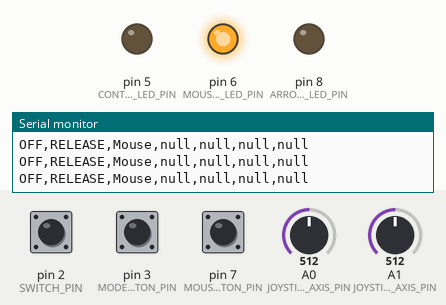
Simulated run of this sketch. Board: Arduino Leonardo, built with avr-gcc and run on an emulated ATmega32U4. Shown: output pins drawn as LEDs (lit = HIGH), the last lines printed to the serial monitor. Inputs (shaded band) come from the test bench; at power-on: pin 2 (SWITCH_PIN) HIGH, pin 3 (MODE_BUTTON_PIN) HIGH, pin 7 (MOUSE_BUTTON_PIN) HIGH, A0 (JOYSTICK_X_AXIS_PIN) = 512, A1 (JOYSTICK_Y_AXIS_PIN) = 512. USB keyboard and mouse output is not drawn.

Above: at 1.2 s.
1.3 s: pin 2 (SWITCH_PIN) pulled LOW for 0.15 s
At 1.6 s:
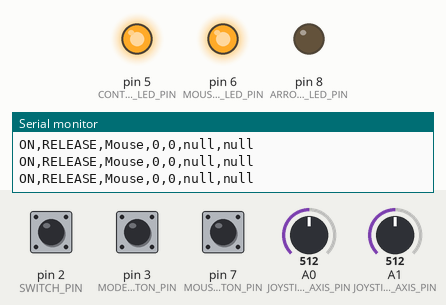
2.9 s: pin 3 (MODE_BUTTON_PIN) pulled LOW for 0.15 s
At 4.1 s:
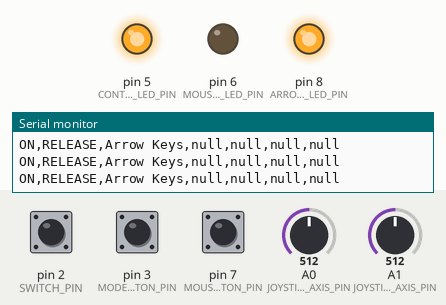
4.5 s: pin 2 (SWITCH_PIN) pulled LOW for 1 s
At 5.5 s:
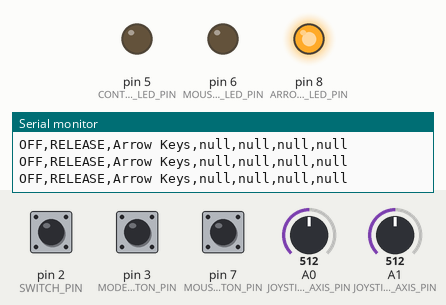
8.6 s: pin 3 (MODE_BUTTON_PIN) pulled LOW for 1 s
At 9.8 s:
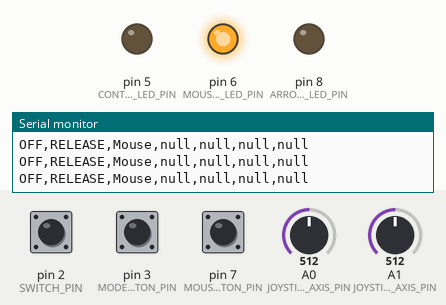
Timing chart, 0 to 11.6 s (numbered marks = the images above; inputs shaded):
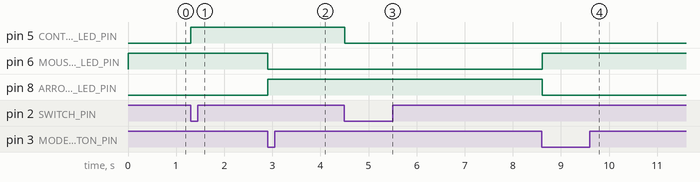

The sketch:

BluetoothJoystickControlSystem.ino
```cpp
/*
 Bluetooth Joystick Controller
  This program allows a joystick to control mouse movements or arrow keys via Bluetooth.
  It supports two modes: Mouse mode and Arrow Keys mode.
*/

// Libraries
#include <Wire.h>
#include <SoftwareSerial.h>
#include <Mouse.h>
#include <avr/wdt.h>

// Bluetooth Communication Pins
const int BLUETOOTH_RX_PIN = 10;
const int BLUETOOTH_TX_PIN = 11;

// Button and Switch Pins
const int SWITCH_PIN = 2;          // Toggle mouse control
const int MODE_BUTTON_PIN = 3;     // Mode switching button
const int MOUSE_BUTTON_PIN = 7;    // Pushbutton for left-click (In Mouse Mode) or Enter (In Arrow Keys Mode)

// Joystick Pins
const int JOYSTICK_X_AXIS_PIN = A0;
const int JOYSTICK_Y_AXIS_PIN = A1;

// LED Pins
const int CONTROL_LED_PIN = 5;     // LED to indicate control state (On or Off)
const int MOUSE_MODE_LED_PIN = 6;  // LED for Mouse mode
const int ARROW_KEYS_LED_PIN = 8;  // LED for Arrow Keys mode

// Joystick Calibration Constants
const int JOYSTICK_RANGE = 5;      // Output range of X or Y movement
const int JOYSTICK_THRESHOLD = JOYSTICK_RANGE / 2; // Resting threshold for joystick
const int JOYSTICK_NEUTRAL_CENTER_X = 425; // Center value for the X-axis
const int JOYSTICK_NEUTRAL_CENTER_Y = 440; // Center value for the Y-axis
const int JOYSTICK_DEAD_ZONE = 15; // Dead zone around the center

// Speed Management Constants
const unsigned long SPEED_INCREASE_INTERVAL = 500; // Increase speed every 500ms
const int MAX_SPEED = JOYSTICK_RANGE;
const int MIN_SPEED = JOYSTICK_RANGE / 2;

// Modes
enum Mode { MOUSE, ARROW_KEYS };
Mode currentMode = MOUSE;

// States
bool mouseIsActive = false;       // Whether mouse control is active
int lastSwitchState = HIGH;       // Previous switch state
int lastModeButtonState = HIGH;   // Previous mode button state
bool mouseClicked = false;        // State of the mouse click

// Axis State Structure
struct AxisState {
  int speed;
  unsigned long lastMovementTime;
};
AxisState xState = {MIN_SPEED, 0};
AxisState yState = {MIN_SPEED, 0};

// Initialization
void setup() {
  Serial.begin(9600);
  SoftwareSerial Bluetooth(BLUETOOTH_RX_PIN, BLUETOOTH_TX_PIN); // RX, TX
  Bluetooth.begin(9600);

  // Pin configuration
  pinMode(SWITCH_PIN, INPUT_PULLUP);
  pinMode(MODE_BUTTON_PIN, INPUT_PULLUP);
  pinMode(MOUSE_BUTTON_PIN, INPUT_PULLUP);
  pinMode(CONTROL_LED_PIN, OUTPUT);
  pinMode(MOUSE_MODE_LED_PIN, OUTPUT);
  pinMode(ARROW_KEYS_LED_PIN, OUTPUT);

  // Initialize Mouse control
  Mouse.begin();
  digitalWrite(MOUSE_MODE_LED_PIN, HIGH); // Default to Mouse mode
}

// Main Loop
void loop() {
  handleModeSwitch();    // Handle mode switching
  handleMouseToggle();   // Toggle mouse control
  handleMouseClick();    // Handle mouse clicks or Enter key
  sendControlData();     // Send control data via Bluetooth
  delay(5);              // Small delay for stability
}

// Toggle Mouse Control
void handleMouseToggle() {
  int switchState = digitalRead(SWITCH_PIN);
  if (switchState != lastSwitchState && switchState == LOW) {
    mouseIsActive = !mouseIsActive;
    digitalWrite(CONTROL_LED_PIN, mouseIsActive ? HIGH : LOW); // Update control state LED
    Serial.println(mouseIsActive ? "Mouse Control: ON" : "Mouse Control: OFF");
  }
  lastSwitchState = switchState;
}

// Handle Mode Switching
void handleModeSwitch() {
  int modeButtonState = digitalRead(MODE_BUTTON_PIN);
  if (modeButtonState != lastModeButtonState && modeButtonState == LOW) {
    currentMode = static_cast<Mode>((currentMode + 1) % 2); // Cycle between modes
    Serial.println("Mode switched to: " + String(currentMode == MOUSE ? "Mouse" : "Arrow Keys"));
    updateModeLEDs(); // Update mode indicator LEDs
  }
  lastModeButtonState = modeButtonState;
}

// Handle Mouse Click or Enter Key
void handleMouseClick() {
  int mouseButtonReading = digitalRead(MOUSE_BUTTON_PIN);

  if (currentMode == MOUSE) {
    if (mouseButtonReading == LOW && !mouseClicked) {
      Mouse.press(); // Press left mouse button
      mouseClicked = true;
    } else if (mouseButtonReading == HIGH && mouseClicked) {
      Mouse.release(); // Release left mouse button
      mouseClicked = false;
    }
  } else if (currentMode == ARROW_KEYS) {
    if (mouseButtonReading == LOW && !mouseClicked) {
      Serial.println("Enter Key Pressed"); // Simulate Enter key press
      mouseClicked = true;
    } else if (mouseButtonReading == HIGH && mouseClicked) {
      mouseClicked = false;
    }
  }
}

// Read Axis and Map to Movement
int readAxis(int axisPin, int neutralCenter, AxisState &state) {
  int reading = analogRead(axisPin);

  if (abs(reading - neutralCenter) < JOYSTICK_DEAD_ZONE) {
    state.speed = MIN_SPEED; // Reset speed in the dead zone
    state.lastMovementTime = millis(); // Reset timer
    return 0;
  }

  int movementDirection = (reading - neutralCenter > 0) ? 1 : -1;

  // Gradually increase speed if direction remains the same
  if (millis() - state.lastMovementTime >= SPEED_INCREASE_INTERVAL) {
    state.speed = min(state.speed + 1, MAX_SPEED);
    state.lastMovementTime = millis();
  }

  int mappedValue = map(reading, 6, 865, -state.speed, state.speed);
  mappedValue = constrain(mappedValue, -state.speed, state.speed);
  return movementDirection * abs(mappedValue); // Ensure correct direction
}

// Send Structured Data via Bluetooth
void sendControlData() {
  String controlState = mouseIsActive ? "ON" : "OFF"; // Control state
  String clickState = mouseClicked ? "PRESS" : "RELEASE"; // Mouse click state
  String controlMode = currentMode == MOUSE ? "Mouse" : "Arrow Keys"; // Current mode

  String xMovementMouse = "null";
  String yMovementMouse = "null";
  String xDirectionArrow = "null";
  String yDirectionArrow = "null";

  if (currentMode == MOUSE && mouseIsActive) {
    xMovementMouse = String(readAxis(JOYSTICK_X_AXIS_PIN, JOYSTICK_NEUTRAL_CENTER_X, xState));
    yMovementMouse = String(readAxis(JOYSTICK_Y_AXIS_PIN, JOYSTICK_NEUTRAL_CENTER_Y, yState));

    // Move the mouse
    Mouse.move(xMovementMouse.toInt(), yMovementMouse.toInt());
  } else if (currentMode == ARROW_KEYS && mouseIsActive) {
    int xReading = analogRead(JOYSTICK_X_AXIS_PIN);
    int yReading = analogRead(JOYSTICK_Y_AXIS_PIN);

    if (xReading < 300) xDirectionArrow = "LEFT";
    else if (xReading > 650) xDirectionArrow = "RIGHT";

    if (yReading < 300) yDirectionArrow = "UP";
    else if (yReading > 650) yDirectionArrow = "DOWN";
  }

  // Create and send the data packet
  String dataPacket = controlState + "," + clickState + "," + controlMode + "," +
                      xMovementMouse + "," + yMovementMouse + "," +
                      xDirectionArrow + "," + yDirectionArrow;

  SoftwareSerial Bluetooth(BLUETOOTH_RX_PIN, BLUETOOTH_TX_PIN);
  Bluetooth.println(dataPacket);
  Serial.println(dataPacket);
}

// Update Mode Indicator LEDs
void updateModeLEDs() {
  digitalWrite(MOUSE_MODE_LED_PIN, LOW);
  digitalWrite(ARROW_KEYS_LED_PIN, LOW);

  if (currentMode == MOUSE) {
    digitalWrite(MOUSE_MODE_LED_PIN, HIGH);
  } else if (currentMode == ARROW_KEYS) {
    digitalWrite(ARROW_KEYS_LED_PIN, HIGH);
  }
}
```

Measured:
- after the input at 1.3 s, pin 5 (CONTROL_LED_PIN): LOW → HIGH at once
- after the input at 2.9 s, pin 6 (MOUSE_MODE_LED_PIN): HIGH → LOW at once; pin 8 (ARROW_KEYS_LED_PIN): LOW → HIGH at once
- after the input at 4.5 s, pin 5 (CONTROL_LED_PIN): HIGH → LOW at once
- after the input at 8.6 s, pin 6 (MOUSE_MODE_LED_PIN): LOW → HIGH at once; pin 8 (ARROW_KEYS_LED_PIN): HIGH → LOW at once
